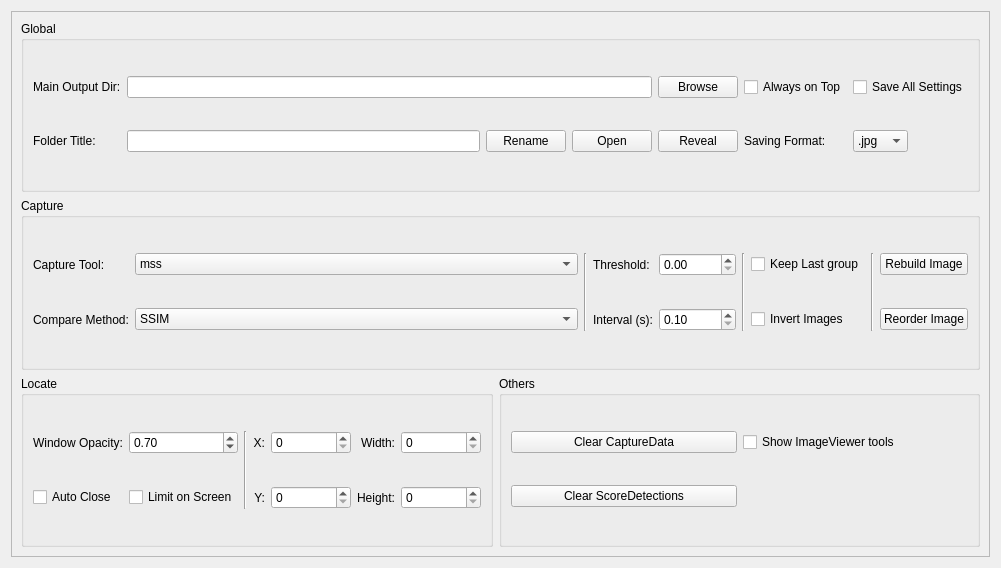
<?xml version="1.0" encoding="UTF-8"?>
<ui version="4.0">
 <class>TabSettings</class>
 <widget class="QWidget" name="TabSettings">
  <property name="geometry">
   <rect>
    <x>0</x>
    <y>0</y>
    <width>1001</width>
    <height>568</height>
   </rect>
  </property>
  <property name="windowTitle">
   <string>Form</string>
  </property>
  <layout class="QVBoxLayout" name="verticalLayout">
   <item>
    <widget class="QScrollArea" name="scrollArea">
     <property name="horizontalScrollBarPolicy">
      <enum>Qt::ScrollBarPolicy::ScrollBarAsNeeded</enum>
     </property>
     <property name="widgetResizable">
      <bool>true</bool>
     </property>
     <widget class="QWidget" name="scrollAreaWidgetContents">
      <property name="geometry">
       <rect>
        <x>0</x>
        <y>0</y>
        <width>981</width>
        <height>548</height>
       </rect>
      </property>
      <layout class="QGridLayout" name="gridLayout_3">
       <item row="0" column="0" colspan="3">
        <widget class="QGroupBox" name="groupBox_3">
         <property name="title">
          <string>Global</string>
         </property>
         <layout class="QGridLayout" name="gridLayout_4">
          <item row="3" column="3">
           <widget class="QPushButton" name="pushButton_select_folder">
            <property name="toolTip">
             <string>&lt;html&gt;&lt;head/&gt;&lt;body&gt;&lt;p&gt;Open a folder as working dir.&lt;/p&gt;&lt;/body&gt;&lt;/html&gt;</string>
            </property>
            <property name="text">
             <string>Open</string>
            </property>
           </widget>
          </item>
          <item row="0" column="4">
           <widget class="QPushButton" name="pushButton_select_path">
            <property name="toolTip">
             <string>&lt;html&gt;&lt;head/&gt;&lt;body&gt;&lt;p&gt;Browse and open a folder as the main out directory.&lt;/p&gt;&lt;/body&gt;&lt;/html&gt;</string>
            </property>
            <property name="text">
             <string>Browse</string>
            </property>
           </widget>
          </item>
          <item row="3" column="0">
           <widget class="QLabel" name="label_3">
            <property name="toolTip">
             <string>&lt;html&gt;&lt;head/&gt;&lt;body&gt;&lt;p&gt;Also as title of images and the score.&lt;/p&gt;&lt;/body&gt;&lt;/html&gt;</string>
            </property>
            <property name="text">
             <string>Folder Title:</string>
            </property>
           </widget>
          </item>
          <item row="3" column="4">
           <widget class="QPushButton" name="pushButton_open_folder">
            <property name="toolTip">
             <string>&lt;html&gt;&lt;head/&gt;&lt;body&gt;&lt;p&gt;Reveal working dir in file explorer.&lt;/p&gt;&lt;/body&gt;&lt;/html&gt;</string>
            </property>
            <property name="text">
             <string>Reveal</string>
            </property>
           </widget>
          </item>
          <item row="0" column="6">
           <widget class="QCheckBox" name="checkBox_save_all_settings">
            <property name="toolTip">
             <string>&lt;html&gt;&lt;head/&gt;&lt;body&gt;&lt;p&gt;Saving ALL settings when closed. If not, will only save settings which be setted to true in AppSettingsSavingConfig.json.&lt;/p&gt;&lt;/body&gt;&lt;/html&gt;</string>
            </property>
            <property name="text">
             <string>Save All Settings</string>
            </property>
           </widget>
          </item>
          <item row="0" column="0">
           <widget class="QLabel" name="label_5">
            <property name="text">
             <string>Main Output Dir:</string>
            </property>
           </widget>
          </item>
          <item row="3" column="1">
           <widget class="QLineEdit" name="lineEdit_score_title">
            <property name="sizePolicy">
             <sizepolicy hsizetype="Expanding" vsizetype="Fixed">
              <horstretch>0</horstretch>
              <verstretch>0</verstretch>
             </sizepolicy>
            </property>
            <property name="toolTip">
             <string>&lt;html&gt;&lt;head/&gt;&lt;body&gt;&lt;p&gt;Also used as title of files and score.&lt;/p&gt;&lt;/body&gt;&lt;/html&gt;</string>
            </property>
           </widget>
          </item>
          <item row="3" column="6">
           <widget class="QComboBox" name="comboBox_save_format">
            <property name="sizePolicy">
             <sizepolicy hsizetype="Fixed" vsizetype="Fixed">
              <horstretch>0</horstretch>
              <verstretch>0</verstretch>
             </sizepolicy>
            </property>
            <property name="minimumSize">
             <size>
              <width>55</width>
              <height>0</height>
             </size>
            </property>
            <item>
             <property name="text">
              <string>.jpg</string>
             </property>
            </item>
            <item>
             <property name="text">
              <string>.png</string>
             </property>
            </item>
           </widget>
          </item>
          <item row="3" column="5">
           <widget class="QLabel" name="label_6">
            <property name="text">
             <string>Saving Format:</string>
            </property>
           </widget>
          </item>
          <item row="3" column="2">
           <widget class="QPushButton" name="pushButton_rename_folder">
            <property name="sizePolicy">
             <sizepolicy hsizetype="Minimum" vsizetype="Fixed">
              <horstretch>0</horstretch>
              <verstretch>0</verstretch>
             </sizepolicy>
            </property>
            <property name="toolTip">
             <string>&lt;html&gt;&lt;head/&gt;&lt;body&gt;&lt;p&gt;Rename the folder and all image names including title.&lt;/p&gt;&lt;/body&gt;&lt;/html&gt;</string>
            </property>
            <property name="text">
             <string>Rename</string>
            </property>
           </widget>
          </item>
          <item row="0" column="1" colspan="3">
           <widget class="QLineEdit" name="lineEdit_save_path">
            <property name="toolTip">
             <string>&lt;html&gt;&lt;head/&gt;&lt;body&gt;&lt;p&gt;Working dir = main_out_dir // folder_title&lt;/p&gt;&lt;/body&gt;&lt;/html&gt;</string>
            </property>
           </widget>
          </item>
          <item row="0" column="5">
           <widget class="QCheckBox" name="checkBox_always_on_top">
            <property name="text">
             <string>Always on Top</string>
            </property>
           </widget>
          </item>
         </layout>
        </widget>
       </item>
       <item row="11" column="1" colspan="2">
        <widget class="QGroupBox" name="groupBox_4">
         <property name="title">
          <string>Others</string>
         </property>
         <layout class="QGridLayout" name="gridLayout_5">
          <item row="1" column="1">
           <widget class="QCheckBox" name="checkBox_imageViewer_show_tools">
            <property name="text">
             <string>Show ImageViewer tools</string>
            </property>
           </widget>
          </item>
          <item row="2" column="0">
           <widget class="QPushButton" name="pushButton_clear_score_detections">
            <property name="sizePolicy">
             <sizepolicy hsizetype="Minimum" vsizetype="Fixed">
              <horstretch>0</horstretch>
              <verstretch>0</verstretch>
             </sizepolicy>
            </property>
            <property name="toolTip">
             <string>&lt;html&gt;&lt;head/&gt;&lt;body&gt;&lt;p&gt;Cached detected lines data, used to stitch images as reference.&lt;/p&gt;&lt;/body&gt;&lt;/html&gt;</string>
            </property>
            <property name="text">
             <string>Clear ScoreDetections</string>
            </property>
           </widget>
          </item>
          <item row="1" column="0">
           <widget class="QPushButton" name="pushButton_clear_capture_data">
            <property name="sizePolicy">
             <sizepolicy hsizetype="Minimum" vsizetype="Fixed">
              <horstretch>0</horstretch>
              <verstretch>0</verstretch>
             </sizepolicy>
            </property>
            <property name="toolTip">
             <string>&lt;html&gt;&lt;head/&gt;&lt;body&gt;&lt;p&gt;Cached diff between captures, used to build images from captures.&lt;/p&gt;&lt;/body&gt;&lt;/html&gt;</string>
            </property>
            <property name="text">
             <string>Clear CaptureData</string>
            </property>
           </widget>
          </item>
         </layout>
        </widget>
       </item>
       <item row="1" column="0" colspan="3">
        <widget class="QGroupBox" name="groupBox_2">
         <property name="sizePolicy">
          <sizepolicy hsizetype="Preferred" vsizetype="Preferred">
           <horstretch>0</horstretch>
           <verstretch>0</verstretch>
          </sizepolicy>
         </property>
         <property name="title">
          <string>Capture</string>
         </property>
         <layout class="QGridLayout" name="gridLayout_2">
          <item row="1" column="2">
           <widget class="QComboBox" name="comboBox_capture_tool">
            <property name="sizePolicy">
             <sizepolicy hsizetype="Expanding" vsizetype="Fixed">
              <horstretch>0</horstretch>
              <verstretch>0</verstretch>
             </sizepolicy>
            </property>
            <property name="minimumSize">
             <size>
              <width>90</width>
              <height>0</height>
             </size>
            </property>
            <property name="toolTip">
             <string>&lt;html&gt;&lt;head/&gt;&lt;body&gt;&lt;p&gt;MSS: cross-platform, supports multiple screens. But doesn't work on Wayland.&lt;/p&gt;&lt;p&gt;Spectacle: KDE default CLI capture tool.&lt;/p&gt;&lt;p&gt;Grim: Alternative wayland capture tool.&lt;/p&gt;&lt;/body&gt;&lt;/html&gt;</string>
            </property>
            <item>
             <property name="text">
              <string>mss</string>
             </property>
            </item>
            <item>
             <property name="text">
              <string>spectacle</string>
             </property>
            </item>
            <item>
             <property name="text">
              <string>grim</string>
             </property>
            </item>
           </widget>
          </item>
          <item row="1" column="0">
           <widget class="QLabel" name="label_14">
            <property name="layoutDirection">
             <enum>Qt::LayoutDirection::LeftToRight</enum>
            </property>
            <property name="text">
             <string>Capture Tool:</string>
            </property>
            <property name="alignment">
             <set>Qt::AlignmentFlag::AlignLeading|Qt::AlignmentFlag::AlignLeft|Qt::AlignmentFlag::AlignVCenter</set>
            </property>
           </widget>
          </item>
          <item row="1" column="8" rowspan="2">
           <widget class="Line" name="line_8">
            <property name="orientation">
             <enum>Qt::Orientation::Vertical</enum>
            </property>
           </widget>
          </item>
          <item row="2" column="5">
           <widget class="QDoubleSpinBox" name="doubleSpinBox_capture_delay">
            <property name="toolTip">
             <string>&lt;html&gt;&lt;head/&gt;&lt;body&gt;&lt;p&gt;Capture inverval (Seconds)&lt;/p&gt;&lt;/body&gt;&lt;/html&gt;</string>
            </property>
            <property name="specialValueText">
             <string/>
            </property>
            <property name="minimum">
             <double>0.100000000000000</double>
            </property>
            <property name="singleStep">
             <double>0.100000000000000</double>
            </property>
           </widget>
          </item>
          <item row="2" column="9">
           <widget class="QPushButton" name="pushButton_image_reorder">
            <property name="sizePolicy">
             <sizepolicy hsizetype="Preferred" vsizetype="Fixed">
              <horstretch>0</horstretch>
              <verstretch>0</verstretch>
             </sizepolicy>
            </property>
            <property name="toolTip">
             <string>&lt;html&gt;&lt;head/&gt;&lt;body&gt;&lt;p&gt;Reorder and rename image filenames.&lt;/p&gt;&lt;p&gt;This is needed when you doesn't want some image and deleted them.&lt;/p&gt;&lt;/body&gt;&lt;/html&gt;</string>
            </property>
            <property name="text">
             <string>Reorder Image</string>
            </property>
           </widget>
          </item>
          <item row="2" column="4">
           <widget class="QLabel" name="label_13">
            <property name="text">
             <string>Interval (s):</string>
            </property>
           </widget>
          </item>
          <item row="1" column="3" rowspan="2">
           <widget class="Line" name="line">
            <property name="orientation">
             <enum>Qt::Orientation::Vertical</enum>
            </property>
           </widget>
          </item>
          <item row="1" column="5">
           <widget class="QDoubleSpinBox" name="doubleSpinBox_compare_threshold">
            <property name="sizePolicy">
             <sizepolicy hsizetype="Minimum" vsizetype="Fixed">
              <horstretch>0</horstretch>
              <verstretch>0</verstretch>
             </sizepolicy>
            </property>
            <property name="toolTip">
             <string>&lt;html&gt;&lt;head/&gt;&lt;body&gt;&lt;p&gt;When compare result of previous two captures exceeds the threshold. We think that the screen switch to a new different image, then we build a new image from these captures by average them.&lt;/p&gt;&lt;p&gt;SSIM: 0-1 (usually in 0.93-0.97)&lt;/p&gt;&lt;p&gt;MSE: 0-65535&lt;/p&gt;&lt;/body&gt;&lt;/html&gt;</string>
            </property>
            <property name="maximum">
             <double>65535.000000000000000</double>
            </property>
            <property name="singleStep">
             <double>0.100000000000000</double>
            </property>
           </widget>
          </item>
          <item row="2" column="7">
           <widget class="QCheckBox" name="checkBox_invert_image">
            <property name="toolTip">
             <string>&lt;html&gt;&lt;head/&gt;&lt;body&gt;&lt;p&gt;&lt;span style=&quot; font-family:'quote-cjk-patch','Inter','system-ui','-apple-system','BlinkMacSystemFont','Segoe UI','Roboto','Oxygen','Ubuntu','Cantarell','Open Sans','Helvetica Neue','sans-serif'; font-size:16px; color:#0f1115; background-color:#ffffff;&quot;&gt;Converts image to its complementary colors.&lt;/span&gt;&lt;/p&gt;&lt;/body&gt;&lt;/html&gt;</string>
            </property>
            <property name="text">
             <string>Invert Images</string>
            </property>
           </widget>
          </item>
          <item row="1" column="4">
           <widget class="QLabel" name="label_16">
            <property name="text">
             <string>Threshold:</string>
            </property>
           </widget>
          </item>
          <item row="1" column="7">
           <widget class="QCheckBox" name="checkBox_keep_last">
            <property name="toolTip">
             <string>&lt;html&gt;&lt;head/&gt;&lt;body&gt;&lt;p&gt;Whether keep the last group capture as a image when capture stopped.&lt;/p&gt;&lt;/body&gt;&lt;/html&gt;</string>
            </property>
            <property name="text">
             <string>Keep Last group</string>
            </property>
           </widget>
          </item>
          <item row="1" column="9">
           <widget class="QPushButton" name="pushButton_image_rebuild">
            <property name="sizePolicy">
             <sizepolicy hsizetype="Preferred" vsizetype="Fixed">
              <horstretch>0</horstretch>
              <verstretch>0</verstretch>
             </sizepolicy>
            </property>
            <property name="toolTip">
             <string>&lt;html&gt;&lt;head/&gt;&lt;body&gt;&lt;p&gt;Compare captures and rebuild images using current settings.&lt;/p&gt;&lt;p&gt;This can be used to manually clean some captures to get better image.&lt;/p&gt;&lt;/body&gt;&lt;/html&gt;</string>
            </property>
            <property name="text">
             <string>Rebuild Image</string>
            </property>
            <property name="flat">
             <bool>false</bool>
            </property>
           </widget>
          </item>
          <item row="1" column="6" rowspan="2">
           <widget class="Line" name="line_3">
            <property name="orientation">
             <enum>Qt::Orientation::Vertical</enum>
            </property>
           </widget>
          </item>
          <item row="2" column="2">
           <widget class="QComboBox" name="comboBox_compare_method">
            <property name="sizePolicy">
             <sizepolicy hsizetype="Expanding" vsizetype="Fixed">
              <horstretch>0</horstretch>
              <verstretch>0</verstretch>
             </sizepolicy>
            </property>
            <property name="toolTip">
             <string>&lt;html&gt;&lt;head/&gt;&lt;body&gt;&lt;p&gt;SSIM: A bit slower but have way better result. Recommended.&lt;/p&gt;&lt;p&gt;MSE: Less cpu usage.&lt;/p&gt;&lt;/body&gt;&lt;/html&gt;</string>
            </property>
            <item>
             <property name="text">
              <string>SSIM</string>
             </property>
            </item>
            <item>
             <property name="text">
              <string>MSE</string>
             </property>
            </item>
           </widget>
          </item>
          <item row="2" column="0">
           <widget class="QLabel" name="label_20">
            <property name="text">
             <string>Compare Method:</string>
            </property>
            <property name="alignment">
             <set>Qt::AlignmentFlag::AlignLeading|Qt::AlignmentFlag::AlignLeft|Qt::AlignmentFlag::AlignVCenter</set>
            </property>
           </widget>
          </item>
         </layout>
        </widget>
       </item>
       <item row="11" column="0">
        <widget class="QGroupBox" name="groupBox">
         <property name="title">
          <string>Locate</string>
         </property>
         <layout class="QGridLayout" name="gridLayout">
          <item row="1" column="0">
           <widget class="QLabel" name="label_10">
            <property name="text">
             <string>Window Opacity:</string>
            </property>
            <property name="alignment">
             <set>Qt::AlignmentFlag::AlignRight|Qt::AlignmentFlag::AlignTrailing|Qt::AlignmentFlag::AlignVCenter</set>
            </property>
           </widget>
          </item>
          <item row="2" column="8">
           <widget class="QSpinBox" name="spinBox_region_height">
            <property name="sizePolicy">
             <sizepolicy hsizetype="Minimum" vsizetype="Fixed">
              <horstretch>0</horstretch>
              <verstretch>0</verstretch>
             </sizepolicy>
            </property>
            <property name="minimumSize">
             <size>
              <width>80</width>
              <height>0</height>
             </size>
            </property>
            <property name="maximum">
             <number>2000</number>
            </property>
           </widget>
          </item>
          <item row="1" column="2" rowspan="2">
           <widget class="Line" name="line_4">
            <property name="orientation">
             <enum>Qt::Orientation::Vertical</enum>
            </property>
           </widget>
          </item>
          <item row="2" column="0">
           <widget class="QCheckBox" name="checkBox_auto_close">
            <property name="toolTip">
             <string>&lt;html&gt;&lt;head/&gt;&lt;body&gt;&lt;p&gt;Auto close when click locate button and updated region.&lt;/p&gt;&lt;/body&gt;&lt;/html&gt;</string>
            </property>
            <property name="text">
             <string>Auto Close</string>
            </property>
           </widget>
          </item>
          <item row="1" column="5">
           <widget class="QSpinBox" name="spinBox_region_x">
            <property name="sizePolicy">
             <sizepolicy hsizetype="Minimum" vsizetype="Fixed">
              <horstretch>0</horstretch>
              <verstretch>0</verstretch>
             </sizepolicy>
            </property>
            <property name="minimumSize">
             <size>
              <width>80</width>
              <height>0</height>
             </size>
            </property>
            <property name="maximum">
             <number>2000</number>
            </property>
           </widget>
          </item>
          <item row="1" column="4">
           <widget class="QLabel" name="label_9">
            <property name="text">
             <string>X:</string>
            </property>
            <property name="alignment">
             <set>Qt::AlignmentFlag::AlignRight|Qt::AlignmentFlag::AlignTrailing|Qt::AlignmentFlag::AlignVCenter</set>
            </property>
           </widget>
          </item>
          <item row="2" column="1">
           <widget class="QCheckBox" name="checkBox_limit_move">
            <property name="toolTip">
             <string>&lt;html&gt;&lt;head/&gt;&lt;body&gt;&lt;p&gt;Limit the window movement, make it can not out of the screen.&lt;/p&gt;&lt;/body&gt;&lt;/html&gt;</string>
            </property>
            <property name="text">
             <string>Limit on Screen</string>
            </property>
           </widget>
          </item>
          <item row="1" column="1">
           <widget class="QDoubleSpinBox" name="doubleSpinBox_opacity">
            <property name="minimum">
             <double>0.100000000000000</double>
            </property>
            <property name="maximum">
             <double>1.000000000000000</double>
            </property>
            <property name="singleStep">
             <double>0.010000000000000</double>
            </property>
            <property name="value">
             <double>0.700000000000000</double>
            </property>
           </widget>
          </item>
          <item row="1" column="7">
           <widget class="QLabel" name="label_7">
            <property name="text">
             <string>Width:</string>
            </property>
            <property name="alignment">
             <set>Qt::AlignmentFlag::AlignRight|Qt::AlignmentFlag::AlignTrailing|Qt::AlignmentFlag::AlignVCenter</set>
            </property>
           </widget>
          </item>
          <item row="1" column="8">
           <widget class="QSpinBox" name="spinBox_region_width">
            <property name="sizePolicy">
             <sizepolicy hsizetype="Minimum" vsizetype="Fixed">
              <horstretch>0</horstretch>
              <verstretch>0</verstretch>
             </sizepolicy>
            </property>
            <property name="minimumSize">
             <size>
              <width>80</width>
              <height>0</height>
             </size>
            </property>
            <property name="maximum">
             <number>2000</number>
            </property>
           </widget>
          </item>
          <item row="2" column="7">
           <widget class="QLabel" name="label_8">
            <property name="text">
             <string>Height:</string>
            </property>
            <property name="alignment">
             <set>Qt::AlignmentFlag::AlignRight|Qt::AlignmentFlag::AlignTrailing|Qt::AlignmentFlag::AlignVCenter</set>
            </property>
           </widget>
          </item>
          <item row="2" column="5">
           <widget class="QSpinBox" name="spinBox_region_y">
            <property name="sizePolicy">
             <sizepolicy hsizetype="Minimum" vsizetype="Fixed">
              <horstretch>0</horstretch>
              <verstretch>0</verstretch>
             </sizepolicy>
            </property>
            <property name="minimumSize">
             <size>
              <width>80</width>
              <height>0</height>
             </size>
            </property>
            <property name="maximum">
             <number>2000</number>
            </property>
           </widget>
          </item>
          <item row="2" column="4">
           <widget class="QLabel" name="label_11">
            <property name="text">
             <string>Y:</string>
            </property>
            <property name="alignment">
             <set>Qt::AlignmentFlag::AlignRight|Qt::AlignmentFlag::AlignTrailing|Qt::AlignmentFlag::AlignVCenter</set>
            </property>
           </widget>
          </item>
         </layout>
        </widget>
       </item>
      </layout>
     </widget>
    </widget>
   </item>
  </layout>
 </widget>
 <resources/>
 <connections/>
</ui>
